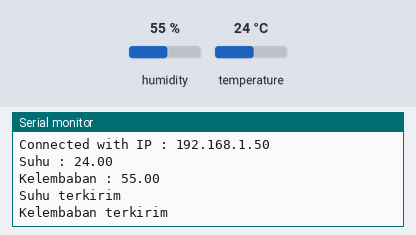
This sketch was run on a simulated ESP8266 (NodeMCU). Parts: the last lines printed to the serial monitor. The inputs (shaded band) are chosen by the test bench; at power-on: humidity 55 %, temperature 24 °C. WiFi joins after 1.5 s; servers stay silent unless stated.

Above: at 2.8 s.
2.9 s: humidity set to 22 %
At 3.06 s:
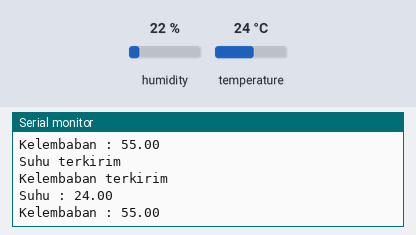
6.3 s: temperature set to 12 °C
At 7.15 s:
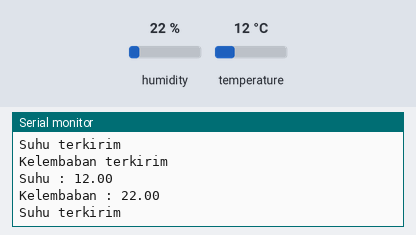
9.7 s: humidity set to 40 %
At 10.6 s:
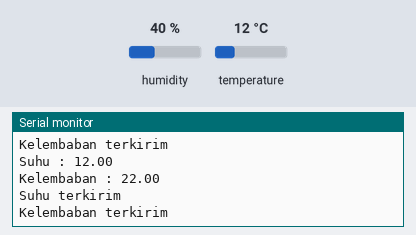
Timing chart, 0 to 12.7 s (numbered marks = the images above; inputs shaded):
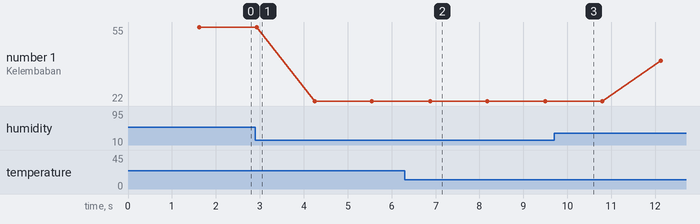

The sketch:

Monitoring_Suhu.ino
```cpp
#include <FirebaseESP8266.h>
#include <ESP8266WiFi.h>
#include "DHT.h"

#define DHTPIN D4
#define DHTTYPE DHT11
DHT dht11(DHTPIN, DHTTYPE);

// Isi sesuai pada Firebase
#define FIREBASE_HOST "monitoringsuhudht11-default-rtdb.firebaseio.com"
#define FIREBASE_AUTH "z7O93C6w6IYi4DHuIiuPwbauLJj1H5noAU4kmPJa"

// Nama Wifi
#define WIFI_SSID "V2040"
#define WIFI_PASSWORD "regzaa24"

FirebaseData firebaseData;

void setup() {
  // put your setup code here, to run once:
  Serial.begin(115200);

  dht11.begin();
  WiFi.begin(WIFI_SSID, WIFI_PASSWORD);
  Serial.print("connecting");
  while(WiFi.status()!= WL_CONNECTED){
    Serial.print(".");
    delay(400);
  }
  Serial.println();
  Serial.print("Connected with IP : ");
  Serial.println(WiFi.localIP());
  Serial.println();

  Firebase.begin(FIREBASE_HOST, FIREBASE_AUTH);
}

void loop() {
  // put your main code here, to run repeatedly:
  float t = dht11.readTemperature();
  float h = dht11.readHumidity();

  if (isnan(t) || isnan(h)){
    Serial.println("Gagal membaca sensor DHT11");
    delay(1000);
    return;
  }

  Serial.print("Suhu : ");
  Serial.print(t);
  Serial.println();
  Serial.print("Kelembaban : ");
  Serial.print(h);
  Serial.println();

  if (Firebase.setFloat(firebaseData, "/Hasil_Pembacaan/suhu", t)){
    Serial.println("Suhu terkirim");
  }else{
    Serial.println("Suhu tidak terkirim");
    Serial.println("Karena : "+firebaseData.errorReason());
  }

  if (Firebase.setFloat(firebaseData, "/Hasil_Pembacaan/kelembaban", h)){
    Serial.println("Kelembaban terkirim");
  }else{
    Serial.println("Kelembaban tidak terkirim");
    Serial.println("Karena : "+firebaseData.errorReason());
  }

  delay(1000);
}
```

Measured:
- after the input at 6.3 s, the serial monitor: prints a new line after 0.57 s (image 2)
- plotted number 1: 55 → 22 after the input at 2.9 s, 22 → 40 after the input at 9.7 s
